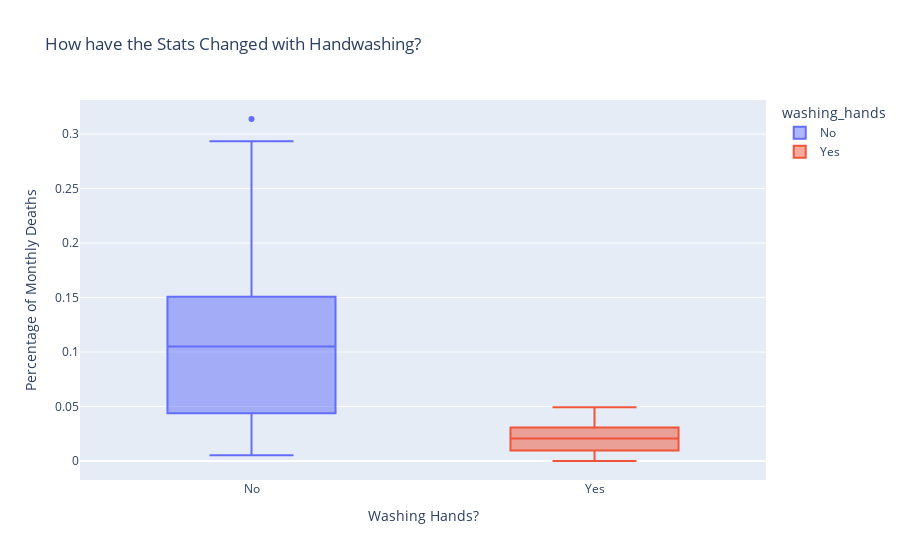

The notebook cell this image was saved under:
### Code cell
box = px.box(
    df_monthly,
    x='washing_hands',
    y='pct_deaths',
    color='washing_hands',
    title='How have the Stats Changed with Handwashing?'
)
box.update_layout(xaxis_title='Washing Hands?', yaxis_title='Percentage of Monthly Deaths')
box.show()

### Figure 1 — Plotly figure (JSON) as saved in the notebook; plotly's stock layout.template omitted (floating-point values rounded to 4 significant figures)
{"data": [{"alignmentgroup": "True", "hovertemplate": "washing_hands=%{x}<br>pct_deaths=%{y}<extra></extra>", "legendgroup": "No", "marker": {"color": "#636efa"}, "name": "No", "notched": false, "offsetgroup": "No", "orientation": "v", "showlegend": true, "type": "box", "x": ["No", "No", "No", "No", "No", "No", "No", "No", "No", "No", "No", "No", "No", "No", "No", "No", "No", "No", "No", "No", "No", "No", "No", "No", "No", "No", "No", "No", "No", "No", "No", "No", "No", "No", "No", "No", "No", "No", "No", "No", "No", "No", "No", "No", "No", "No", "No", "No", "No", "No", "No", "No", "No", "No", "No", "No", "No", "No", "No", "No", "No", "No", "No", "No", "No", "No", "No", "No", "No", "No", "No", "No", "No", "No", "No", "No"], "x0": " ", "xaxis": "x", "y": [0.1457, 0.07531, 0.04332, 0.01569, 0.007843, 0.05, 0.08421, 0.01351, 0.01878, 0.1102, 0.2255, 0.2085, 0.1222, 0.1023, 0.1074, 0.03226, 0.06593, 0.2078, 0.2546, 0.1839, 0.2934, 0.2297, 0.3138, 0.1912, 0.1597, 0.1241, 0.1193, 0.06098, 0.04082, 0.005236, 0.01554, 0.02262, 0.176, 0.07143, 0.08051, 0.1516, 0.1128, 0.1703, 0.1731, 0.05833, 0.02679, 0.04369, 0.0632, 0.01224, 0.03226, 0.1102, 0.1055, 0.07591, 0.04745, 0.04452, 0.04231, 0.04392, 0.07143, 0.06122, 0.03586, 0.1055, 0.1484, 0.1094, 0.1049, 0.1339, 0.1809, 0.1543, 0.1897, 0.1344, 0.1015, 0.131, 0.1806, 0.1439, 0.1496, 0.1077, 0.05369, 0.03215, 0.01923, 0.03607, 0.1827, 0.1224], "y0": " ", "yaxis": "y"}, {"alignmentgroup": "True", "hovertemplate": "washing_hands=%{x}<br>pct_deaths=%{y}<extra></extra>", "legendgroup": "Yes", "marker": {"color": "#EF553B"}, "name": "Yes", "notched": false, "offsetgroup": "Yes", "orientation": "v", "showlegend": true, "type": "box", "x": ["Yes", "Yes", "Yes", "Yes", "Yes", "Yes", "Yes", "Yes", "Yes", "Yes", "Yes", "Yes", "Yes", "Yes", "Yes", "Yes", "Yes", "Yes", "Yes", "Yes", "Yes", "Yes"], "x0": " ", "xaxis": "x", "y": [0.02239, 0.012, 0.01894, 0.0458, 0.03957, 0.04472, 0.0293, 0.03534, 0.006873, 0, 0.006557, 0.009585, 0.01136, 0.003717, 0, 0.009615, 0.02341, 0.02903, 0.0134, 0.02233, 0.03085, 0.04926], "y0": " ", "yaxis": "y"}], "layout": {"boxmode": "overlay", "legend": {"title": {"text": "washing_hands"}, "tracegroupgap": 0}, "title": {"text": "How have the Stats Changed with Handwashing?"}, "xaxis": {"anchor": "y", "categoryarray": ["No", "Yes"], "categoryorder": "array", "domain": [0, 1], "title": {"text": "Washing Hands?"}}, "yaxis": {"anchor": "x", "domain": [0, 1], "title": {"text": "Percentage of Monthly Deaths"}}}}
